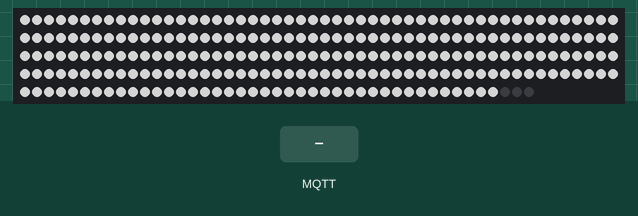
Recording of a program running on a simulated ESP8266 (NodeMCU). Parts: 243 RGB LEDs in strip order, left to right, continuing on the next row. Wiring (inferred from the names in the program): WS2801 LEDs: data GPIO 13; clock GPIO 12. Inputs (shaded band) come from the test bench. Dim RGB values are drawn brighter than linear; WiFi joins after 1.5 s; servers stay silent unless stated; no MQTT or app messages arrive unless stated; what the program prints to the serial monitor is not drawn.

Above: at 2.7 s.
2.8 s: MQTT message "off" arrives on the first subscribed topic
Timing chart, 0 to 5.8 s (numbered marks = the images above; inputs shaded):
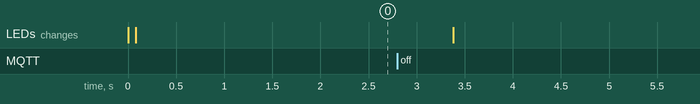

The program:

main.cpp
```cpp
#include "PubSubClient.h"
#include "WS2801.h"
#include <Arduino.h>
#include <ESP8266WiFi.h>
#include <ESP8266WiFiMulti.h>

char ID[32];
byte mac[6];
ESP8266WiFiMulti WiFiMulti;

int clockPin = 12;
int dataPin = 13;
int striplen = 240;
WS2801 strip;

String topic;
WiFiClient WiFiClient;
PubSubClient client(WiFiClient);
const char *server = "raspberrypiv304";

void callback(char *topic, byte *payload, unsigned int length) {
  int n;
  byte r, g, b;
  // Serial.print("Message arrived [");
  // Serial.print(topic);
  // Serial.print("] ");
  // Serial.printf("%d %d\n", length, (int)floor(length / 3));
  strip.clearStrip();
  if (length > 0) {
    for (n = 0; n < min(striplen, (int)floor(length / 3)); n++) {
      r = payload[n * 3];
      g = payload[n * 3 + 1];
      b = payload[n * 3 + 2];
      // Serial.printf("pixel %d red=%d green=%d blue=%d datalen %d length
      // %d\n",
      // n, r, g, b, (int)(length / 3), length);
      strip.setPixel(n, r, g, b);
    }
  }
  //  strip.show();
  delay(500);
  strip.show();
  //  Serial.println();
}

void reconnect() {
  // Loop until we're reconnected
  while (!client.connected()) {
    Serial.print("Attempting MQTT connection...");
    // Attempt to connect
    if (client.connect(ID)) {
      Serial.println("connected");
      client.subscribe(topic.c_str());
    } else {
      Serial.print("failed, rc=");
      Serial.print(client.state());
      Serial.println(" try again in 5 seconds");
      // Wait 5 seconds before retrying
      delay(5000);
    }
  }
}

void setup() {
  Serial.begin(115200);
  strip.begin(striplen, clockPin, dataPin, true);
  WiFiMulti.addAP("SFRouter_2GEXT", "flounder99");
  WiFiMulti.addAP("SFRouter", "flounder99");
  WiFiMulti.addAP("SFRouter_shed", "flounder99");
  // WiFiMulti.addAP("SFRouter-dlink", "flounder99");
  Serial.println("\n");
  Serial.print("Wait for WiFi... ");

  WiFi.macAddress(mac);
  sprintf(ID, "esp8266_%02X%02X%02X", mac[3], mac[4], mac[5]);
  topic = "/ledstring/" + String(ID) + "/data";
  Serial.printf("hostname %d\n", WiFi.hostname(ID));
  Serial.printf("hostname %s\n", WiFi.hostname().c_str());
  while (WiFiMulti.run() != WL_CONNECTED) {
    Serial.print(".");
    delay(500);
  }
  Serial.println("");
  Serial.println("WiFi connected");
  Serial.println("IP address: ");
  Serial.println(WiFi.localIP());
  Serial.println(ID);
  Serial.println(topic);
  client.setServer(server, 1883);
  client.setCallback(callback);
}
void loop() {
  while (WiFiMulti.run() != WL_CONNECTED) {
    Serial.print(".");
    delay(500);
  }
  if (!client.connected()) {
    reconnect();
  }
  client.loop();
}
```

WS2801.cpp
```cpp
#include "WS2801.h"

WS2801::WS2801() {
  striplen = 0;
  strdata = NULL;
  numbytes = 0;
}
WS2801::~WS2801() { free(strdata); }
void WS2801::writeByte(byte n) {
  byte b;
  //    Serial.printf("writing %d\n", n);
  for (b = 0x80; b; b >>= 1) {
    if (b & n)
      digitalWrite(dat, HIGH);
    else
      digitalWrite(dat, LOW);
    digitalWrite(clk, HIGH);
    digitalWrite(clk, LOW);
  }
}

void WS2801::resetStrip() {
  writeByte(0);
  writeByte(0);
  writeByte(0);
  writeByte(0);
  writeByte(0);
  writeByte(0);
  writeByte(0);
  writeByte(0);
  writeByte(0);
  delay(1);
}
void WS2801::clearStrip() { memset(strdata, 0x80, numbytes); }
void WS2801::show() {
  int n;
  for (n = 0; n < numbytes; n++) {
    // Serial.printf("writing strdata byte %d %d\n", n, strdata[n]);
    // delay(5);
    writeByte(strdata[n]);
  }
  resetStrip();
}
void WS2801::setPixel(int p, int r, int g, int b) {
  if (p < striplen) {
    strdata[p * 3] = (byte)b | 0x80;
    strdata[p * 3 + 1] = (byte)r | 0x80;
    strdata[p * 3 + 2] = (byte)g | 0x80;
  }
  // Serial.printf("Setting Pixel %d %d %d %d\n", p, r, g, b);
  // delay(5);
}
void WS2801::begin(int numpixels, int clkpin, int datapin, bool isrgb) {
  clk = clkpin;
  dat = datapin;
  rgb = isrgb;
  this->striplen = numpixels;
  if (strdata) {
    free(strdata);
  }
  strdata = (byte *)malloc(striplen * 3);
  numbytes = strdata ? striplen * 3 : 0;
  pinMode(clk, OUTPUT);
  pinMode(dat, OUTPUT);
  digitalWrite(clk, LOW);
  resetStrip();
  clearStrip();
  show();
  // Serial.printf("\nnumbytes %d", numbytes);
}
```

WS2801.h
```cpp
#ifndef __WS2801__
#define __WS2801__

#include <Arduino.h>
#
class WS2801 {
public:
  WS2801();
  ~WS2801();
  void writeByte(byte n);
  void resetStrip();
  void clearStrip();
  void show();
  void setPixel(int p, int r, int g, int b);
  void begin(int numpixels, int clkpin, int datapin, bool isrgb);

private:
  int clk;
  int dat;
  bool rgb;
  int striplen;
  int numbytes;
  byte *strdata = NULL;
};
#endif // __WS2801__
```
